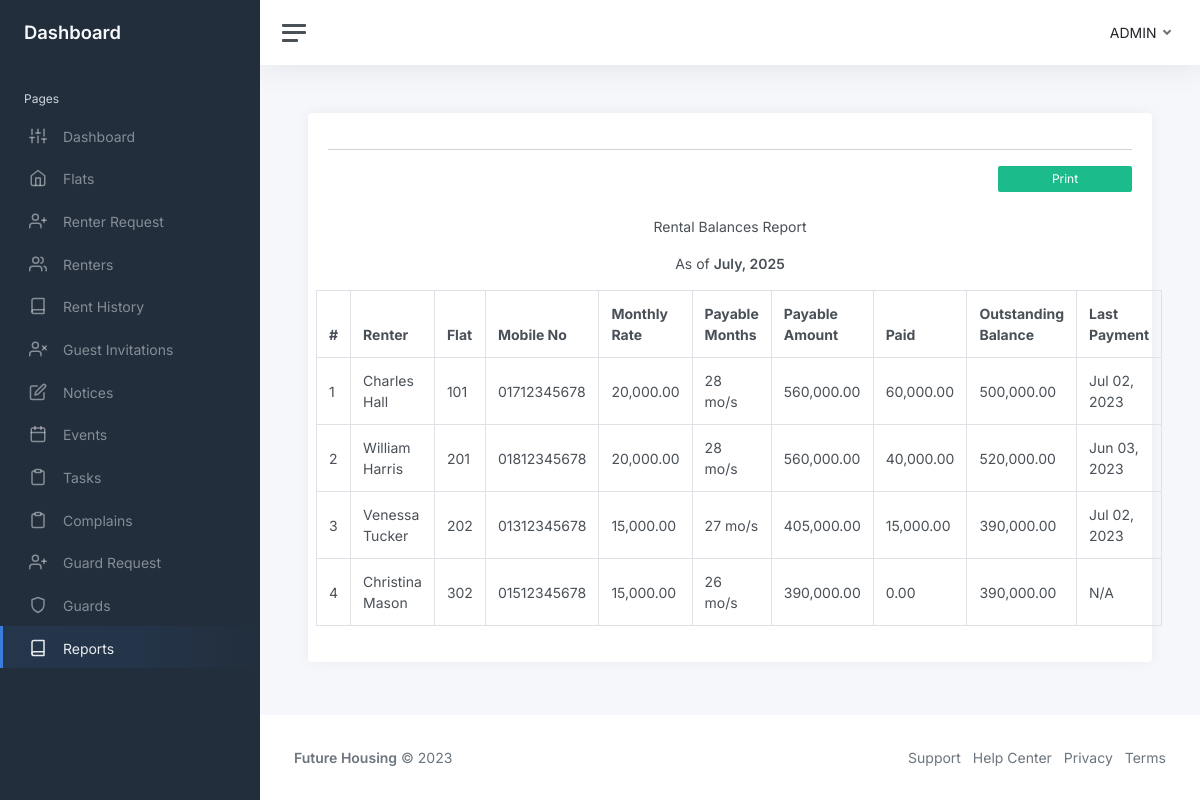
/php/admin/reports.php, run on the app's committed database.
### tables this page shows
CREATE TABLE `renters` (
  `id` int NOT NULL,
  `flat` varchar(256) NOT NULL,
  `fullname` varchar(256) DEFAULT NULL,
  `username` varchar(256) NOT NULL,
  `email` varchar(256) NOT NULL,
  `phone` varchar(256) DEFAULT NULL,
  `nid` varchar(256) DEFAULT NULL,
  `gender` varchar(256) DEFAULT NULL,
  `password` varchar(256) DEFAULT NULL,
  `picture` varchar(256) DEFAULT NULL,
  `registered_at` datetime NOT NULL DEFAULT CURRENT_TIMESTAMP
);

CREATE TABLE `flats` (
  `id` int NOT NULL,
  `flat` varchar(256) DEFAULT NULL,
  `description` text,
  `rent` varchar(256) DEFAULT NULL,
  `gas_bill` varchar(256) NOT NULL,
  `picture1` varchar(256) DEFAULT NULL,
  `picture2` varchar(256) DEFAULT NULL,
  `picture3` varchar(256) DEFAULT NULL,
  `status` tinyint(1) DEFAULT '0'
);

CREATE TABLE `flat_rents` (
  `id` int NOT NULL,
  `flat` varchar(256) DEFAULT NULL,
  `fullname` varchar(256) DEFAULT NULL,
  `phone` varchar(256) DEFAULT NULL,
  `rent` varchar(256) DEFAULT NULL,
  `gas_bill` varchar(256) DEFAULT NULL,
  `bKash_number` varchar(256) DEFAULT NULL,
  `trx_id` varchar(256) DEFAULT NULL,
  `rented_at` datetime NOT NULL DEFAULT CURRENT_TIMESTAMP
);

### php/admin/reports.php (the view, shortened to what this page needs)
<?php
include "../../database.php";
$query = "SELECT * FROM `renters`";
$stmt = $conn->prepare($query);
$result = $stmt->execute();
$renters = $stmt->fetchAll();
?>
<!DOCTYPE html>
<html lang="en">
<head>
    <link href="https://cdn.jsdelivr.net/npm/simple-datatables@7.1.2/dist/style.min.css" rel="stylesheet" />
    <link href="../../styles/app.css" rel="stylesheet">
    <link href="../../styles/print.css" rel="stylesheet" media="print">
</head>
<body>
    <div class="wrapper">
        <?php include "components/sidebar.php"?>
        <div class="main">
            <?php include "components/navbar.php"?>
            <main class="content">
                <div class="container-fluid p-0">
                    <div class="col-lg-12">
                        <div class="card">
                            <div class="card-body">
                                <div class="col-md-12">
                                    <hr>
                                    <div class="row">
                                        <div class="col-md-12 mb-2">
                                            <button class="btn btn-sm btn-block btn-success col-md-2 ml-1 float-end"
                                                type="button" onclick="window.print()" id="print"> Print</button>
                                        </div>
                                    </div>
                                    <div id="report">
                                        <div class="on-print">
                                            <p>
                                                <center>Rental Balances Report</center>
                                            </p>
                                            <p>
                                                <center>As of <b><?php echo date('F, Y') ?></b></center>
                                            </p>
                                        </div>
                                        <div class="row">
                                            <table id="datatablesSimple" class="table table-bordered">
                                                <thead>
                                                    <tr>
                                                        <th>#</th>
                                                        <th>Renter</th>
                                                        <th>Flat</th>
                                                        <th>Mobile No</th>
                                                        <th>Monthly Rate</th>
                                                        <th>Payable Months</th>
                                                        <th>Payable Amount</th>
                                                        <th>Paid</th>
                                                        <th>Outstanding Balance</th>
                                                        <th>Last Payment</th>
                                                    </tr>
                                                </thead>
                                                <tbody>
                                                    <?php
                                                    $i = 1;
                                                    if (!empty($renters)):
                                                        foreach ($renters as $renter):
                                                            $flat_query = "SELECT * FROM `flats` WHERE flat = :flat";
                                                            $flat_stmt = $conn->prepare($flat_query);
                                                            $flat_stmt->bindParam(':flat', $renter['flat']);
                                                            $flat_stmt->execute();
                                                            $flat = $flat_stmt->fetch();
                                                            $months = floor((time() - strtotime($renter['registered_at'])) / (30 * 24 * 60 * 60));
                                                            $payable = $flat['rent'] * $months;
                                                            $paid_query = "SELECT SUM(rent) AS paid FROM flat_rents WHERE flat = :flat";
                                                            $paid_stmt = $conn->prepare($paid_query);
                                                            $paid_stmt->bindParam(':flat', $renter['flat']);
                                                            $paid_stmt->execute();
                                                            $paid_result = $paid_stmt->fetch();
                                                            $paid = $paid_result['paid'] ? $paid_result['paid'] : 0;
                                                            $last_payment_query = "SELECT rented_at FROM flat_rents WHERE flat = :flat ORDER BY rented_at DESC LIMIT 1";
                                                            $last_payment_stmt = $conn->prepare($last_payment_query);
                                                            $last_payment_stmt->bindParam(':flat', $renter['flat']);
                                                            $last_payment_stmt->execute();
                                                            $last_payment_result = $last_payment_stmt->fetch();
                                                            $last_payment = $last_payment_result ? date("M d, Y", strtotime($last_payment_result['rented_at'])) : 'N/A';
                                                            $outstanding = $payable - $paid;
                                                    ?>
                                                    <tr>
                                                        <td><?php echo $i++ ?></td>
                                                        <td><?php echo ucwords($renter['fullname']) ?></td>
                                                        <td><?php echo $renter['flat'] ?></td>
                                                        <td><?php echo $renter['phone'] ?></td>
                                                        <td class="text-right">
                                                            <?php echo number_format($flat['rent'], 2) ?></td>
                                                        <td class="text-right"><?php echo $months.' mo/s' ?></td>
                                                        <td class="text-right"><?php echo number_format($payable, 2) ?>
                                                        </td>
                                                        <td class="text-right"><?php echo number_format($paid, 2) ?>
                                                        </td>
                                                        <td class="text-right">
                                                            <?php echo number_format($outstanding, 2) ?></td>
                                                        <td><?php echo $last_payment ?></td>
                                                    </tr>
                                                    <?php
                                                        endforeach;
                                                    endif;
                                                    ?>
                                                </tbody>
                                            </table>
                                        </div>
                                    </div>
                                </div>
                            </div>
                        </div>
                    </div>
                </div>
            </main>
            <footer class="footer">
                <?php include "components/footer.php"?>
            </footer>
        </div>
    </div>
</body>
</html>

### styles/print.css (style rules this page uses)
#print { display: none; visibility: none; }
th, td { font-size: x-small; }

### data on the page
renters: fullname "Charles Hall", flat "101", phone "01712345678", flats.rent "20,000.00", registered_at "28", registered_at.rent "560,000.00", paid "60,000.00", outstanding "500,000.00", flat_rents.rented_at "Jul 02, 2023"
renters: fullname "William Harris", flat "201", phone "01812345678", flats.rent "20,000.00", registered_at "28", registered_at.rent "560,000.00", paid "40,000.00", outstanding "520,000.00", flat_rents.rented_at "Jun 03, 2023"
renters: fullname "Venessa Tucker", flat "202", phone "01312345678", flats.rent "15,000.00", registered_at "27", registered_at.rent "405,000.00", paid "15,000.00", outstanding "390,000.00", flat_rents.rented_at "Jul 02, 2023"
renters: fullname "Christina Mason", flat "302", phone "01512345678", flats.rent "15,000.00", registered_at "26", registered_at.rent "390,000.00", paid "0.00", outstanding "390,000.00", last_payment "N/A"
